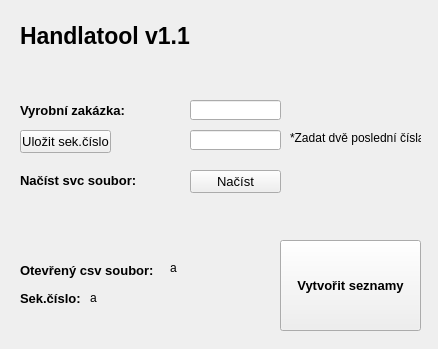
<?xml version="1.0" encoding="UTF-8"?>
<ui version="4.0">
 <class>Form</class>
 <widget class="QWidget" name="Form">
  <property name="geometry">
   <rect>
    <x>0</x>
    <y>0</y>
    <width>438</width>
    <height>349</height>
   </rect>
  </property>
  <property name="windowTitle">
   <string>Form</string>
  </property>
  <property name="styleSheet">
   <string notr="true">color: rgb(0, 0, 0);</string>
  </property>
  <widget class="QPushButton" name="browse">
   <property name="geometry">
    <rect>
     <x>190</x>
     <y>170</y>
     <width>91</width>
     <height>23</height>
    </rect>
   </property>
   <property name="font">
    <font>
     <pointsize>10</pointsize>
    </font>
   </property>
   <property name="text">
    <string>Načíst</string>
   </property>
  </widget>
  <widget class="QLabel" name="label">
   <property name="geometry">
    <rect>
     <x>20</x>
     <y>260</y>
     <width>141</width>
     <height>21</height>
    </rect>
   </property>
   <property name="font">
    <font>
     <pointsize>10</pointsize>
     <weight>75</weight>
     <bold>true</bold>
    </font>
   </property>
   <property name="text">
    <string>Otevřený csv soubor:</string>
   </property>
  </widget>
  <widget class="QLabel" name="label_2">
   <property name="geometry">
    <rect>
     <x>170</x>
     <y>260</y>
     <width>101</width>
     <height>16</height>
    </rect>
   </property>
   <property name="font">
    <font>
     <kerning>true</kerning>
    </font>
   </property>
   <property name="text">
    <string>a</string>
   </property>
  </widget>
  <widget class="QPushButton" name="pushButton">
   <property name="geometry">
    <rect>
     <x>20</x>
     <y>130</y>
     <width>91</width>
     <height>23</height>
    </rect>
   </property>
   <property name="font">
    <font>
     <pointsize>10</pointsize>
    </font>
   </property>
   <property name="text">
    <string>Uložit sek.číslo</string>
   </property>
  </widget>
  <widget class="QLineEdit" name="lineEdit">
   <property name="geometry">
    <rect>
     <x>190</x>
     <y>130</y>
     <width>91</width>
     <height>20</height>
    </rect>
   </property>
   <property name="font">
    <font>
     <pointsize>10</pointsize>
    </font>
   </property>
  </widget>
  <widget class="QLabel" name="label_3">
   <property name="geometry">
    <rect>
     <x>20</x>
     <y>290</y>
     <width>91</width>
     <height>16</height>
    </rect>
   </property>
   <property name="font">
    <font>
     <pointsize>10</pointsize>
     <weight>75</weight>
     <bold>true</bold>
    </font>
   </property>
   <property name="text">
    <string>Sek.číslo:</string>
   </property>
  </widget>
  <widget class="QLabel" name="label_4">
   <property name="geometry">
    <rect>
     <x>90</x>
     <y>290</y>
     <width>101</width>
     <height>16</height>
    </rect>
   </property>
   <property name="text">
    <string>a</string>
   </property>
  </widget>
  <widget class="QLabel" name="label_5">
   <property name="geometry">
    <rect>
     <x>20</x>
     <y>170</y>
     <width>141</width>
     <height>21</height>
    </rect>
   </property>
   <property name="font">
    <font>
     <pointsize>10</pointsize>
     <weight>75</weight>
     <bold>true</bold>
    </font>
   </property>
   <property name="text">
    <string>Načíst svc soubor:</string>
   </property>
  </widget>
  <widget class="QLabel" name="label_6">
   <property name="geometry">
    <rect>
     <x>290</x>
     <y>130</y>
     <width>131</width>
     <height>16</height>
    </rect>
   </property>
   <property name="text">
    <string>*Zadat dvě poslední čísla</string>
   </property>
  </widget>
  <widget class="QLabel" name="label_7">
   <property name="geometry">
    <rect>
     <x>20</x>
     <y>20</y>
     <width>201</width>
     <height>31</height>
    </rect>
   </property>
   <property name="font">
    <font>
     <pointsize>17</pointsize>
     <weight>75</weight>
     <bold>true</bold>
    </font>
   </property>
   <property name="styleSheet">
    <string notr="true"/>
   </property>
   <property name="text">
    <string>Handlatool v1.1</string>
   </property>
  </widget>
  <widget class="QLineEdit" name="lineEdit_2">
   <property name="geometry">
    <rect>
     <x>190</x>
     <y>100</y>
     <width>91</width>
     <height>20</height>
    </rect>
   </property>
   <property name="font">
    <font>
     <pointsize>10</pointsize>
    </font>
   </property>
   <property name="text">
    <string/>
   </property>
  </widget>
  <widget class="QLabel" name="label_8">
   <property name="geometry">
    <rect>
     <x>20</x>
     <y>100</y>
     <width>141</width>
     <height>21</height>
    </rect>
   </property>
   <property name="font">
    <font>
     <pointsize>10</pointsize>
     <weight>75</weight>
     <bold>true</bold>
    </font>
   </property>
   <property name="text">
    <string>Vyrobní zakázka:</string>
   </property>
  </widget>
  <widget class="QPushButton" name="pushButton_2">
   <property name="geometry">
    <rect>
     <x>280</x>
     <y>240</y>
     <width>141</width>
     <height>91</height>
    </rect>
   </property>
   <property name="font">
    <font>
     <pointsize>10</pointsize>
     <weight>75</weight>
     <bold>true</bold>
    </font>
   </property>
   <property name="text">
    <string>Vytvořit seznamy</string>
   </property>
  </widget>
 </widget>
 <resources/>
 <connections/>
</ui>
